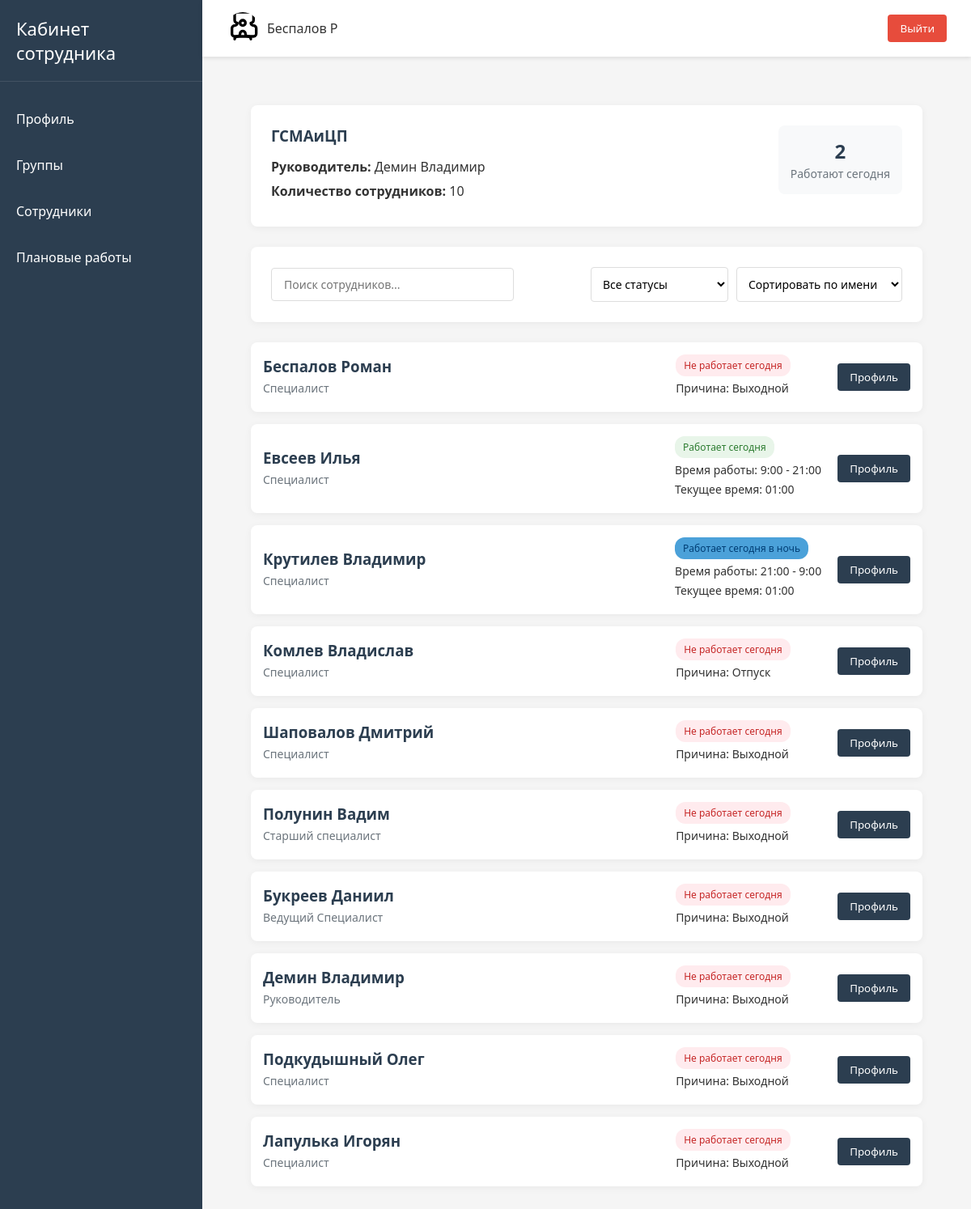
The app's page /groups/1 (signed in) with its own data.
### users/models.py (models this page shows, shortened)
class User(AbstractUser):
    email = models.EmailField("Email", unique=True)
    job_title = models.CharField("Должность", max_length=100)
    personnel_number = models.CharField(
        "Табельный номер",
        max_length=20,
        unique=True
    )
    group_job = models.ManyToManyField(
        "GroupJob",
        verbose_name="Группа сотрудника",
        related_name="users"
    )
    is_main = models.BooleanField("Босс этой качалки", default=False)
    USERNAME_FIELD = "username"
    REQUIRED_FIELDS = []
    objects = CustomUserManager()

class GroupJob(models.Model):
    title = models.CharField("Название", max_length=100, unique=True)
    class Meta:
        verbose_name = "Рабочая группа"
        verbose_name_plural = "Рабочие группы"

### lk/models.py (models this page shows, shortened)
class WorkShiftsAndHolidayModel(models.Model):
    date_start = models.DateField(
        "Дата начала",
        null=True,
        blank=True
    )
    date_end = models.DateField(
        "Дата окончания",
        null=True,
        blank=True
    )
    time_start = models.TimeField("Время начала", null=True, blank=True)
    time_end = models.TimeField("Время окончания", null=True, blank=True)
    class Meta:
        abstract = True

class WorkShifts(WorkShiftsAndHolidayModel):
    employee = models.ForeignKey(
        User,
        on_delete=models.SET_NULL,
        null=True,
        verbose_name="Сотрудник",
        related_name="workshifts"
    )
    type = models.CharField(
        "Тип графика",
        max_length=7,
        choices=CHOICES_TYPE_WORK_SHIFT,
        null=True,
        blank=True
    )
    night_shift = models.BooleanField(default=False)
    updated_at = models.DateTimeField("Дата обновления", auto_now_add=True)
    class Meta:
        verbose_name = "Смена"
        verbose_name_plural = "Смены"
        constraints = [
            models.UniqueConstraint(
                fields=["date_start", "date_end", "employee"],
                name='unique_shifts'
            )
        ]

### users/views.py (the view)
# urls.py: path("groups/<int:id>", views.groups_detail, name="groups_detail"),
@login_required
def groups_detail(request, id):
    group = GroupJob.objects.get(id=id)
    employees = group.users.all()
    work_employees = []
    count_work = 0
    boss = ""
    for employee in employees:
        if employee.is_main:
            boss = employee
        holiday = employee.holidays.filter(
            date=timezone.now(),
        ).exists()
        work = employee.workshifts.filter(date_start=timezone.now())
        if holiday:
            work_employees.append(
                {
                    "employee": employee,
                    "work": None,
                    "cause": "holiday"
                }
            )
        elif not work:
            work_employees.append(
                {
                    "employee": employee,
                    "work": None,
                    "cause": "day_off"
                }
            )
        else:
            work_employees.append(
                {
                    "employee": employee,
                    "work": work,
                }
            )
            count_work += 1
    context = {
        "group": group,
        "work_employees": work_employees,
        "count_work": count_work,
        "boss": boss
    }
    return render(request, "groups/groups_detail.html", context)

### templates/groups/groups_detail.html (shortened to what this page needs)
{% extends "base.html" %}
{% load static %}
{% block content %}
<section class="content">
    <div class="group-header section">
        <div class="group-info">
            <h1>{{ group.title }}</h1>
            <p><strong>Руководитель:</strong> {{ boss.last_name }} {{ boss.first_name }}</p>
            <p><strong>Количество сотрудников:</strong> {{ group.users.count }}</p>
        </div>
        <div class="group-stats">
            <div class="stat-card">
                <span class="stat-number">{{ count_work }}</span>
                <span class="stat-label">Работают сегодня</span>
            </div>
        </div>
    </div>
    <div class="filters section">
        <div class="search-box">
            <input type="text" placeholder="Поиск сотрудников..." id="employee-search">
        </div>
        <div class="filter-options">
            <select id="status-filter">
                <option value="all">Все статусы</option>
            </select>
            <select id="sort-by">
                <option value="name">Сортировать по имени</option>
            </select>
        </div>
    </div>
    <div class="employees-list">
        {% for employee in work_employees %}
        {% if employee.work %}
            <div class="employee-card working">
                <div class="employee-info">
                    <h3>{{ employee.employee.last_name }} {{ employee.employee.first_name }}</h3>
                    <p>{{ employee.employee.job_title}}</p>
                </div>
                <div class="employee-status">
                    {% for work in employee.work %}
                    {% if not work.night_shift %}
                        <span class="status-badge working">Работает сегодня</span>
                        <p>Время работы: {{ work.time_start }} - {{ work.time_end }}</p>
                        <p>Текущее время: 14:30</p>
                    {% else %}
                        <span class="status-badge working_night">Работает сегодня в ночь</span>
                        <p>Время работы: {{ work.time_start }} - {{ work.time_end }}</p>
                        <p>Текущее время: 14:30</p>
                    {% endif %}
                    {% endfor %}
                </div>
                <div class="employee-actions">
                    <a href="{% url 'users:profile' employee.employee.username %}">
                        <button class="profile-btn">Профиль</button>
                    </a>
                </div>
            </div>
        {% else %}
            <div class="employee-card dayoff">
                <div class="employee-info">
                    <h3>{{ employee.employee.last_name }} {{ employee.employee.first_name }}</h3>
                    <p>{{ employee.employee.job_title}}</p>
                </div>
                <div class="employee-status">
                    <span class="status-badge dayoff">Не работает сегодня</span>
                    <p>{% if employee.cause == "holiday" %}Причина: Отпуск{% else %}Причина: Выходной{% endif %}</p>
                </div>
                <div class="employee-actions">
                    <a href="{% url 'users:profile' employee.employee.username %}">
                        <button class="profile-btn">Профиль</button>
                    </a>
                </div>
            </div>
        {% endif %}
        {% endfor %}
        </div>
</section>
{% endblock %}

### templates/header.html (shortened to what this page needs)
<header class="header">
    <div class="user-info">
        <img alt="User">
        <span>{{ user.last_name }} {{ user.first_name|slice:":1" }}</span>
    </div>
    <form action="{% url 'users:logout' %}" method="post" class="logout-form">
        <button class="logout-btn">Выйти</button>
    </form>
</header>

### static/css/main.css (style rules this page uses)
* { margin: 0; padding: 0; box-sizing: border-box; font-family: 'Segoe UI', Tahoma, Geneva, Verdana, sans-serif; }
body { display: flex; min-height: 100vh; background-color: #f5f5f5; color: #333; }
.content { padding: 30px; flex-grow: 1; }
.section { background-color: white; border-radius: 8px; padding: 20px; margin-bottom: 20px; box-shadow: 0 2px 10px rgba(0, 0, 0, 0.05); }

### static/css/header.css (style rules this page uses)
.header { background-color: white; padding: 15px 30px; display: flex; justify-content: space-between; align-items: center; box-shadow: 0 2px 5px rgba(0, 0, 0, 0.1); }
.user-info { display: flex; align-items: center; }
.user-info img { width: 40px; height: 40px; border-radius: 50%; margin-right: 10px; object-fit: cover; }
.logout-btn { background-color: #e74c3c; color: white; border: none; padding: 8px 15px; border-radius: 4px; cursor: pointer; transition: background-color 0.3s; }

### static/css/sections.css (style rules this page uses)
.status-badge { display: inline-block; padding: 3px 8px; border-radius: 12px; font-size: 12px; font-weight: 500; }

### static/css/groups_detail.css (style rules this page uses)
.group-header { display: flex; justify-content: space-between; align-items: flex-start; flex-wrap: wrap; }
.group-info h1 { color: #2c3e50; margin-bottom: 15px; }
.group-info p { margin-bottom: 8px; }
.group-stats { display: flex; gap: 15px; }
.stat-card { background-color: #f8f9fa; border-radius: 8px; padding: 15px; text-align: center; min-width: 120px; }
.stat-number { display: block; font-size: 24px; font-weight: bold; color: #2c3e50; }
.stat-label { font-size: 14px; color: #6c757d; }
.filters { display: flex; justify-content: space-between; align-items: center; flex-wrap: wrap; gap: 15px; }
.search-box { flex-grow: 1; }
.search-box input { width: 100%; max-width: 300px; padding: 10px 15px; border: 1px solid #ddd; border-radius: 4px; font-size: 14px; }
.filter-options { display: flex; gap: 10px; }
.filter-options select { padding: 10px; border: 1px solid #ddd; border-radius: 4px; background-color: white; font-size: 14px; }
.employees-list { display: flex; flex-direction: column; gap: 15px; }
.employee-card { display: flex; align-items: center; background-color: white; border-radius: 8px; padding: 15px; box-shadow: 0 2px 10px rgba(0, 0, 0, 0.05); gap: 20px; flex-wrap: wrap; }
.employee-info { flex: 1; min-width: 200px; }
.employee-info h3 { margin-bottom: 5px; color: #2c3e50; }
.employee-info p { margin-bottom: 3px; font-size: 14px; color: #6c757d; }
.employee-status { min-width: 180px; }
.employee-status p { margin: 5px 0; font-size: 14px; }
.status-badge { display: inline-block; padding: 5px 10px; border-radius: 12px; font-size: 12px; font-weight: 500; }
.status-badge.working { background-color: #e8f5e9; color: #2e7d32; }
.status-badge.working_night { background-color: #4ba1d9; color: #003e75; }
.status-badge.dayoff { background-color: #ffebee; color: #c62828; }
.employee-actions { margin-left: auto; }
.profile-btn { background-color: #2c3e50; color: white; border: none; padding: 8px 15px; border-radius: 4px; cursor: pointer; transition: background-color 0.3s; }

### static/css/profile.css (style rules this page uses)
.section { background-color: white; border-radius: 8px; padding: 25px; margin-bottom: 25px; box-shadow: 0 2px 10px rgba(0, 0, 0, 0.05); }
.status-badge { display: inline-block; padding: 5px 10px; border-radius: 12px; font-size: 12px; font-weight: 500; }

### records on screen
User: last_name "Беспалов", first_name "Р", employee.last_name "Беспалов", employee.first_name "Роман", employee.job_title "Специалист", shows "Причина: Выходной"
GroupJob: title "ГСМАиЦП", users.count "10"
User: last_name "Демин", first_name "Владимир", employee.last_name "Демин", employee.first_name "Владимир", employee.job_title "Руководитель", shows "Причина: Выходной"
User: employee.last_name "Евсеев", employee.first_name "Илья", employee.job_title "Специалист"
WorkShifts: time_start "9:00", time_end "21:00"
User: employee.last_name "Крутилев", employee.first_name "Владимир", employee.job_title "Специалист"
WorkShifts: time_start "21:00", time_end "9:00"
User: employee.last_name "Комлев", employee.first_name "Владислав", employee.job_title "Специалист", shows "Причина: Отпуск"
User: employee.last_name "Шаповалов", employee.first_name "Дмитрий", employee.job_title "Специалист", shows "Причина: Выходной"
User: employee.last_name "Полунин", employee.first_name "Вадим", employee.job_title "Старший специалист", shows "Причина: Выходной"
User: employee.last_name "Букреев", employee.first_name "Даниил", employee.job_title "Ведущий Специалист", shows "Причина: Выходной"
User: employee.last_name "Подкудышный", employee.first_name "Олег", employee.job_title "Специалист", shows "Причина: Выходной"
User: employee.last_name "Лапулька", employee.first_name "Игорян", employee.job_title "Специалист", shows "Причина: Выходной"

### other values on screen
{{ count_work }} "2"
